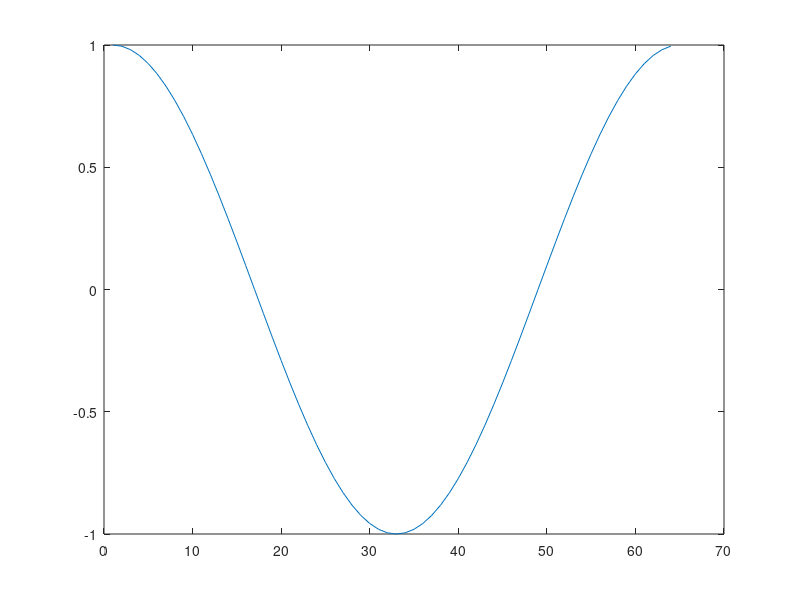

The MATLAB source for this figure: (Note: this script raises an error after producing the figure.)



N = 64;
M = 128;

L = 2*pi;
T = 4;

x = (0:(N-1))/N*2*pi;
x = x';

u0 = exp(-(x-pi).^4);
u0 = cos(x);

plot(u0);

nu = 0.1;

[u] = analytic_solution( u0, nu, L, T, M );

imagesc(u)
